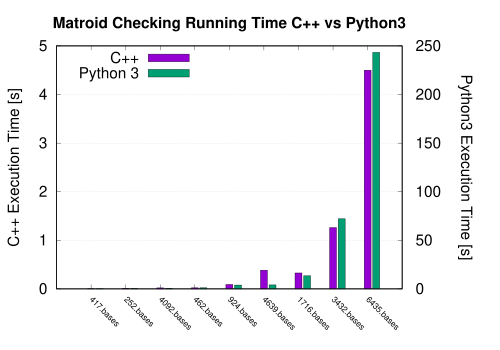

Source code (gnuplot):
#!/usr/bin/gnuplot
load "styles.inc"
set terminal postscript color eps enhanced font 22 #size 5,5
set output 'exec_time.eps'
set datafile separator " "
set boxwidth 0.8
set bmargin 4
set style data histograms
set style fill solid 1.0 border -1
#set xrange [0:359]
set xtics rotate by -45 offset 0.0, 0.0 font ",12"
set yrange [0:5]
set ylabel "C++ Execution Time [s]" offset 0.0, 0.0
set y2range [0:250]
set y2label "Python3 Execution Time [s]" offset -1.0, 0.0 rotate by -90
set ytics nomirror
set y2tics 50
set grid y
set key left

# Plot 0
set title "{/bold Matroid Checking Running Time C++ vs Python3}" #offset 0.0,-0.8
#set key width 
#set key at screen 0.5,screen 1.00 vertical maxrows 1 Left reverse sample 1.2 width -2.5 font "Arial ,20"
#plot './src/exec_times.dat' \
#       using 1:3 with boxes title 'C++',\
#    '' using 1:2 with boxes title 'Python 3'
plot './coding/exec_times.dat' using 3 title 'C++' axis x1y1, \
    '' using 2:xticlabels(1) title 'Python 3' axis x1y2

!epstopdf 'exec_time.eps'
!rm 'exec_time.eps'
